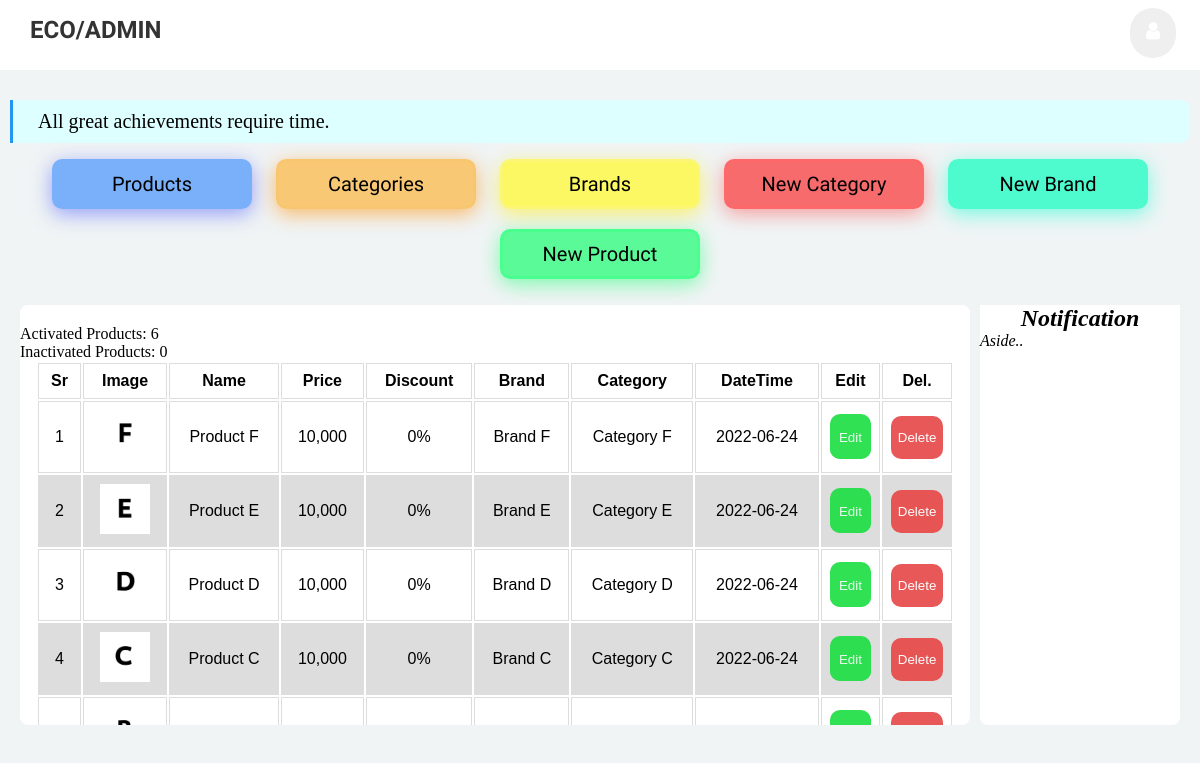
/AdminProducts (signed in), run on the app's committed database.
### pet_shop/products/models.py (models this page shows, shortened)
class NewProduct(db.Model):
    __tablename__ = 'newproduct'
    id = db.Column(db.Integer, primary_key=True)
    name = db.Column(db.String(80), nullable=False)
    image_1 = db.Column(db.String(150), nullable=False, default='default.png')
    image_2 = db.Column(db.String(150), nullable=False, default='default.png')
    image_3 = db.Column(db.String(150), nullable=False, default='default.png')
    price = db.Column(db.Numeric(precision=8, asdecimal=False, decimal_return_scale=None), nullable=False)
    discount = db.Column(db.Integer, default=0)
    stock = db.Column(db.Integer, nullable=False)
    colors = db.Column(db.Text, nullable=False, default="gjkgkj")
    desc = db.Column(db.Text, nullable=False, default="ghjgk")
    pub_date = db.Column(db.DateTime, nullable=False, default=datetime.utcnow)
    category_id = db.Column(db.Integer, db.ForeignKey('category.id'),nullable=False)
    category = db.relationship('CategoryName',backref=db.backref('categories', lazy=True))
    brand_id = db.Column(db.Integer, db.ForeignKey('brand.id'),nullable=False)
    brand = db.relationship('BrandName',backref=db.backref('brands', lazy=True))
    user_id = db.Column(db.Integer, db.ForeignKey('users.id'), nullable=False)
    @app.template_filter()
    def numberFormat(value):
        return format(int(value), ',d')

class BrandName(db.Model):
    __tablename__ = 'brand'
    id = db.Column(db.Integer, primary_key=True)
    name = db.Column(db.String(30), unique=True, nullable=False)
    user_id = db.Column(db.Integer, db.ForeignKey('users.id'), nullable=False)
    pub_date = db.Column(db.DateTime, nullable=False, default=datetime.utcnow)

class CategoryName(db.Model):
    __tablename__ = 'category'
    id = db.Column(db.Integer, primary_key=True)
    name = db.Column(db.String(30), unique=True, nullable=False)
    user_id = db.Column(db.Integer, db.ForeignKey('users.id'), nullable=False)
    pub_date = db.Column(db.DateTime, nullable=False, default=datetime.utcnow)

### pet_shop/products/routes.py (the view)
@app.route('/AdminProducts', methods=['GET', 'POST'])
def AdminProducts():
    products = NewProduct.query.filter_by(user_id=current_user.id)\
        .order_by(NewProduct.pub_date.desc()).all()
    products_in_stock = NewProduct.query.filter(NewProduct.stock > 0).count()
    products_not_in_stock = NewProduct.query.filter(NewProduct.stock < 1).count()
    return render_template('products.html',products_in_stock=products_in_stock, products_not_in_stock=products_not_in_stock, products=products)

### pet_shop/admin/models.py (called while the page is built)
@login_manager.user_loader
def load_user(user_id):
    return User.query.get(int(user_id))

### pet_shop/templates/products.html (shortened to what this page needs)
{% extends 'layout.html' %}
{% block content %}
<main>
<p>Activated Products: {{products_in_stock}}</p>
<p>Inactivated Products: {{products_not_in_stock}}</p>
        <table class="table tbale-sm">
            <thead>
            <tr>
                <th>Sr</th>
                <th>Image</th>
                <th>Name</th>
                <th>Price</th>
                <th>Discount</th>
                <th>Brand</th>
                <th>Category</th>
                <th>DateTime</th>
                <th>Edit</th>
                <th>Del.</th>
             </tr>
            </thead>
            <tbody>
          {% for product in products %}
            <tr>
    <td>{{loop.index}}</td>
    <td> <img src="{{url_for('static', filename='images/product_img/' + product.image_1)}}"  width="50" height="50" alt="img"></td>
            <td class="productname"><a href="{{url_for('product', product_id=product.id)}}">{{ product.name }}</a></td>
            <td>{{ product.price | numberFormat }}</td>
            <td>{{ product.discount }}%</td>
            <td class="brandname"><a href="{{ url_for('Brands') }}">{{product.brand.name}}</a></td>
            <td class="categoryname"><a href="{{ url_for('Categories') }}">{{product.category.name}}</a></td>
            <td>{{ product.pub_date.strftime('%Y-%m-%d') }}</td>
    <td><a href="{{url_for('Update_Product', product_id=product.id) }}" class="edit-buttons"><button class="edit-buttons">Edit</button></a></td>
    <td>
      <button class="dialog-buttons" onclick="document.getElementById('id01-{{product.id}}').style.display='block'" type="button">Delete</button>
    </td>
</tr>
{% endfor %}
  </tbody>
  </table>
</main>
{% endblock content %}

### pet_shop/static/css/admin.css (style rules this page uses)
* { margin:0; padding:0; text-decoration: none; list-style: none; }
body { background-color: #F4F7FA; background-color: #f0f4f5; height: auto; }
main, aside { flex:0 100%; height:400px; }
main { background: #ffffff; padding-top: 20px; flex: 1 1 0px; overflow: scroll; border-radius: 8px; }
@media (max-width: 1341px) { main { flex: 1 1 0px; gin-left: 10px; } }
table { font-family: arial, sans-serif; padding: 0 16px; width: 100%; }
td, th { border: 1px solid #dddddd; text-align: center; padding: 8px; }
tr:nth-child(even) { background-color: #dddddd; }
.brandname { color: black; transition: 2s; transition-timing-function: ease; cursor: pointer; }
.brandname a { color: black; list-style: none; text-decoration: none; }
.categoryname { color: black; transition: 2s; transition-timing-function: ease; cursor: pointer; }
.categoryname a { color: black; list-style: none; text-decoration: none; }
.productname { color: black; transition: 2s; transition-timing-function: ease; cursor: pointer; }
.productname a { color: black; list-style: none; text-decoration: none; }
.edit-buttons { background-color: #1adf41; color: white; padding: 14px 0px; border: none; cursor: pointer; width: 100%; opacity: 0.9; border-radius: 10px; }
.dialog-buttons { background-color: #e74646; color: white; padding: 14px 0px; border: none; cursor: pointer; width: 100%; opacity: 0.9; border-radius: 10px; }

### data on the page
NewProduct: image_1 (picture), name "Product F", price|numberFormat "10,000", discount "0", brand.name "Brand F", category.name "Category F", pub_date "2022-06-24"
NewProduct: image_1 (picture), name "Product E", price|numberFormat "10,000", discount "0", brand.name "Brand E", category.name "Category E", pub_date "2022-06-24"
NewProduct: image_1 (picture), name "Product D", price|numberFormat "10,000", discount "0", brand.name "Brand D", category.name "Category D", pub_date "2022-06-24"
NewProduct: image_1 (picture), name "Product C", price|numberFormat "10,000", discount "0", brand.name "Brand C", category.name "Category C", pub_date "2022-06-24"
NewProduct: image_1 (picture)

### other printed values
{{ products_in_stock }} "6"
{{ products_not_in_stock }} "0"
